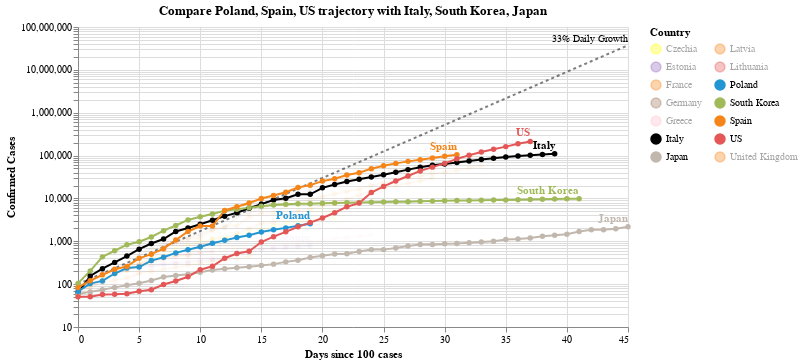

This figure's notebook cell:
### Code cell
#hide_input
chart2 = make_since_chart(['Poland', 'Spain', 'US'])
chart2

### Figure 1 — Vega-Lite specification as saved in the notebook (floating-point values rounded to 4 significant figures; data arrays with more than 128 entries replaced by an {"elided": "..."} marker saying what was removed)
{"config": {"view": {"continuousWidth": 400, "continuousHeight": 300}}, "layer": [{"mark": {"type": "line", "color": "black", "opacity": 0.5, "strokeDash": [3, 3]}, "encoding": {"x": {"type": "quantitative", "field": "Days since 100 cases"}, "y": {"type": "quantitative", "field": "Confirmed Cases"}}}, {"mark": {"type": "text", "align": "right", "dy": -6, "fontSize": 10, "text": "33% Daily Growth"}, "encoding": {"x": {"type": "quantitative", "field": "Days since 100 cases"}, "y": {"type": "quantitative", "field": "Confirmed Cases"}}, "transform": [{"filter": "(datum['Days since 100 cases'] >= 45)"}]}, {"data": {"name": "data-bbd3c020f37ca548d64b64f44ca2a7f4"}, "mark": {"type": "line", "point": true}, "encoding": {"color": {"type": "nominal", "field": "Country", "legend": {"columns": 2}, "scale": {"domain": ["Czechia", "Estonia", "France", "Germany", "Greece", "Italy", "Japan", "Latvia", "Lithuania", "Poland", "South Korea", "Spain", "US", "United Kingdom"], "range": ["yellow", "#9467bd", "#F58518", "#9D755D", "pink", "black", "#C1B7AD", "#F58518", "#E45756", "#2495D3", "#A1BA59", "#F58518", "#E45756", "#F58518"]}}, "opacity": {"condition": {"value": 1, "selection": "selector003"}, "value": 0.05}, "tooltip": [{"type": "nominal", "field": "Country"}, {"type": "temporal", "field": "Date"}, {"type": "quantitative", "field": "Confirmed Cases"}, {"type": "quantitative", "field": "Days since 100 cases"}], "x": {"type": "quantitative", "field": "Days since 100 cases"}, "y": {"type": "quantitative", "field": "Confirmed Cases", "scale": {"type": "log"}}}, "selection": {"selector003": {"type": "multi", "fields": ["Country"], "bind": "legend", "init": [{"Country": "Poland"}, {"Country": "Spain"}, {"Country": "US"}, {"Country": "Italy"}, {"Country": "South Korea"}, {"Country": "Japan"}]}}, "width": 550}, {"data": {"name": "data-bbd3c020f37ca548d64b64f44ca2a7f4"}, "mark": {"type": "text", "align": "right", "dy": -8, "fontWeight": "bold"}, "encoding": {"color": {"type": "nominal", "field": "Country", "legend": {"columns": 2}, "scale": {"domain": ["Czechia", "Estonia", "France", "Germany", "Greece", "Italy", "Japan", "Latvia", "Lithuania", "Poland", "South Korea", "Spain", "US", "United Kingdom"], "range": ["yellow", "#9467bd", "#F58518", "#9D755D", "pink", "black", "#C1B7AD", "#F58518", "#E45756", "#2495D3", "#A1BA59", "#F58518", "#E45756", "#F58518"]}}, "opacity": {"condition": {"value": 1, "selection": "selector003"}, "value": 0.05}, "text": {"type": "nominal", "field": "Country"}, "tooltip": [{"type": "nominal", "field": "Country"}, {"type": "temporal", "field": "Date"}, {"type": "quantitative", "field": "Confirmed Cases"}, {"type": "quantitative", "field": "Days since 100 cases"}], "x": {"type": "quantitative", "field": "Days since 100 cases"}, "y": {"type": "quantitative", "field": "Confirmed Cases", "scale": {"type": "log"}}}, "transform": [{"filter": "(datum['Date'] >= 1585699200000)"}], "width": 550}], "data": {"name": "data-a4df6692dce8ace7125ac6b99fd660fc"}, "title": "Compare Poland, Spain, US trajectory with Italy, South Korea, Japan", "$schema": "https://vega.github.io/schema/vega-lite/v4.0.2.json", "datasets": {"data-a4df6692dce8ace7125ac6b99fd660fc": [{"Days since 100 cases": 0, "Confirmed Cases": 100.0}, {"Days since 100 cases": 1, "Confirmed Cases": 133.0}, {"Days since 100 cases": 2, "Confirmed Cases": 176.9}, {"Days since 100 cases": 3, "Confirmed Cases": 235.3}, {"Days since 100 cases": 4, "Confirmed Cases": 312.9}, {"Days since 100 cases": 5, "Confirmed Cases": 416.2}, {"Days since 100 cases": 6, "Confirmed Cases": 553.5}, {"Days since 100 cases": 7, "Confirmed Cases": 736.1}, {"Days since 100 cases": 8, "Confirmed Cases": 979.1}, {"Days since 100 cases": 9, "Confirmed Cases": 1302.0}, {"Days since 100 cases": 10, "Confirmed Cases": 1732.0}, {"Days since 100 cases": 11, "Confirmed Cases": 2303.0}, {"Days since 100 cases": 12, "Confirmed Cases": 3064.0}, {"Days since 100 cases": 13, "Confirmed Cases": 4074.0}, {"Days since 100 cases": 14, "Confirmed Cases": 5419.0}, {"Days since 100 cases": 15, "Confirmed Cases": 7207.0}, {"Days since 100 cases": 16, "Confirmed Cases": 9586.0}, {"Days since 100 cases": 17, "Confirmed Cases": 12750.0}, {"Days since 100 cases": 18, "Confirmed Cases": 16960.0}, {"Days since 100 cases": 19, "Confirmed Cases": 22550.0}, {"Days since 100 cases": 20, "Confirmed Cases": 29990.0}, {"Days since 100 cases": 21, "Confirmed Cases": 39890.0}, {"Days since 100 cases": 22, "Confirmed Cases": 53060.0}, {"Days since 100 cases": 23, "Confirmed Cases": 70560.0}, {"Days since 100 cases": 24, "Confirmed Cases": 93850.0}, {"Days since 100 cases": 25, "Confirmed Cases": 124800.0}, {"Days since 100 cases": 26, "Confirmed Cases": 166000.0}, {"Days since 100 cases": 27, "Confirmed Cases": 220800.0}, {"Days since 100 cases": 28, "Confirmed Cases": 293700.0}, {"Days since 100 cases": 29, "Confirmed Cases": 390600.0}, {"Days since 100 cases": 30, "Confirmed Cases": 519500.0}, {"Days since 100 cases": 31, "Confirmed Cases": 690900.0}, {"Days since 100 cases": 32, "Confirmed Cases": 918900.0}, {"Days since 100 cases": 33, "Confirmed Cases": 1222000.0}, {"Days since 100 cases": 34, "Confirmed Cases": 1625000.0}, {"Days since 100 cases": 35, "Confirmed Cases": 2162000.0}, {"Days since 100 cases": 36, "Confirmed Cases": 2875000.0}, {"Days since 100 cases": 37, "Confirmed Cases": 3824000.0}, {"Days since 100 cases": 38, "Confirmed Cases": 5086000.0}, {"Days since 100 cases": 39, "Confirmed Cases": 6764000.0}, {"Days since 100 cases": 40, "Confirmed Cases": 8996000.0}, {"Days since 100 cases": 41, "Confirmed Cases": 11970000.0}, {"Days since 100 cases": 42, "Confirmed Cases": 15910000.0}, {"Days since 100 cases": 43, "Confirmed Cases": 21170000.0}, {"Days since 100 cases": 44, "Confirmed Cases": 28150000.0}, {"Days since 100 cases": 45, "Confirmed Cases": 37440000.0}], "data-bbd3c020f37ca548d64b64f44ca2a7f4": {"elided": "409 records"}}}
